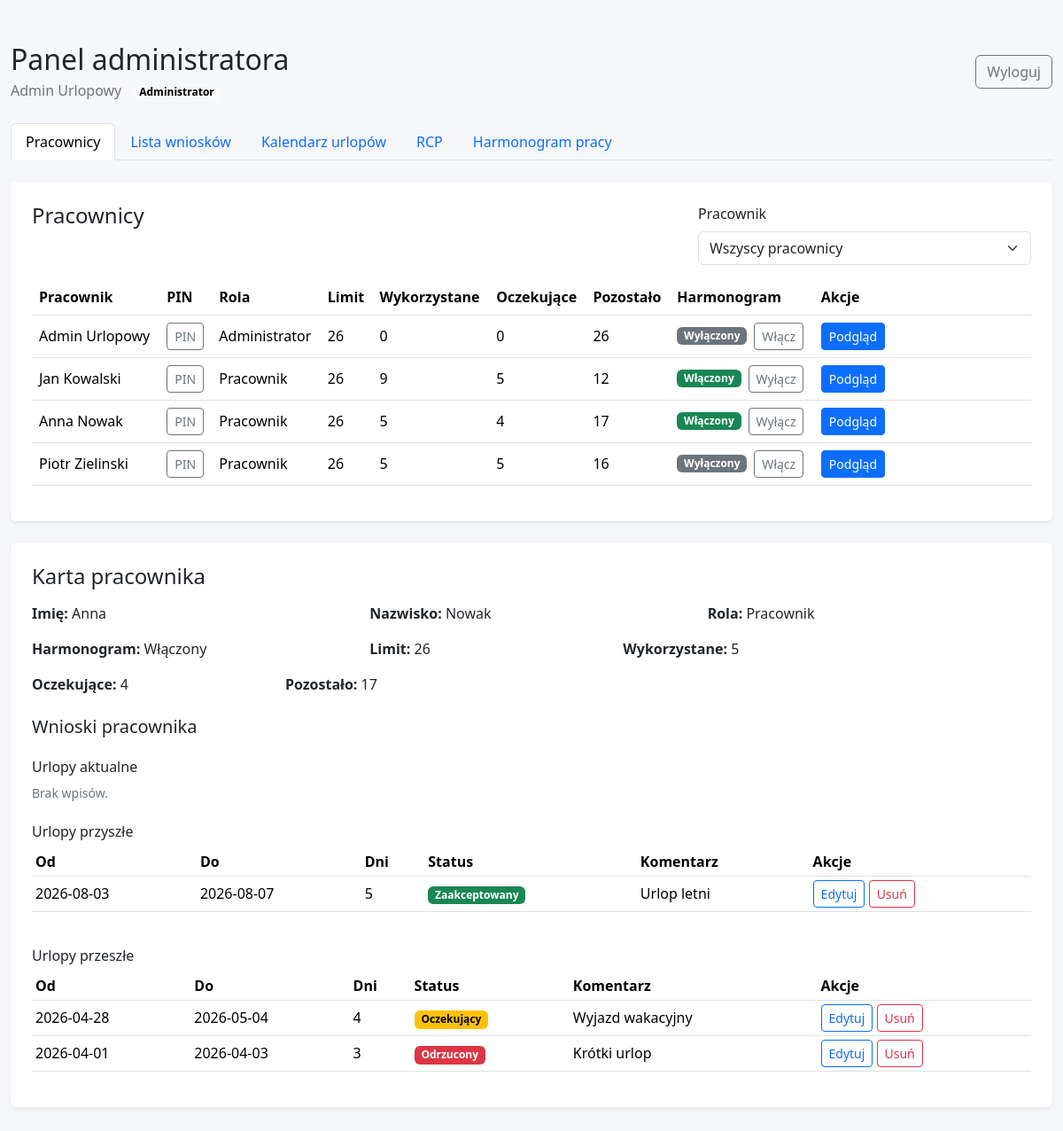
The page /index.php?tab=employees&employee_id=2 (signed in) on the database its author committed.
### tables this page shows
CREATE TABLE employees (
    id INT UNSIGNED AUTO_INCREMENT PRIMARY KEY,
    first_name VARCHAR(100) NOT NULL,
    last_name VARCHAR(100) NOT NULL,
    pin_code VARCHAR(20) NULL,
    pin_hash VARCHAR(255) NOT NULL,
    role ENUM('employee', 'admin') NOT NULL DEFAULT 'employee',
    harmonogram TINYINT(1) NOT NULL DEFAULT 0,
    annual_leave_days INT UNSIGNED NOT NULL DEFAULT 26,
    created_at TIMESTAMP NOT NULL DEFAULT CURRENT_TIMESTAMP,
    INDEX idx_employees_role (role),
    INDEX idx_employees_harmonogram (harmonogram)
);

CREATE TABLE vacation_requests (
    id INT UNSIGNED AUTO_INCREMENT PRIMARY KEY,
    employee_id INT UNSIGNED NOT NULL,
    start_date DATE NOT NULL,
    end_date DATE NOT NULL,
    days INT UNSIGNED NOT NULL,
    comment TEXT NULL,
    status ENUM('oczekujący', 'zaakceptowany', 'odrzucony') NOT NULL DEFAULT 'oczekujący',
    created_at TIMESTAMP NOT NULL DEFAULT CURRENT_TIMESTAMP,
    CONSTRAINT fk_vacation_requests_employee
        FOREIGN KEY (employee_id) REFERENCES employees(id)
        ON DELETE CASCADE,
    INDEX idx_vacation_requests_employee_status (employee_id, status),
    INDEX idx_vacation_requests_dates (start_date, end_date),
    INDEX idx_vacation_requests_created_at (created_at)
);

### index.php (called while the page is built, shortened)
<?php
require __DIR__ . '/app/main.php';
require __DIR__ . '/views/page.php';

### app/functions.php (called while the page is built, shortened)
<?php
function e(?string $value): string
{
    return htmlspecialchars((string) $value, ENT_QUOTES | ENT_SUBSTITUTE, 'UTF-8');
}
function statusLabel(string $status): string
{
    return match ($status) {
        STATUS_APPROVED => 'Zaakceptowany',
        STATUS_REJECTED => 'Odrzucony',
        default => 'Oczekujący',
    };
}
function statusBadgeClass(string $status): string
{
    return match ($status) {
        STATUS_APPROVED => 'text-bg-success',
        STATUS_REJECTED => 'text-bg-danger',
        default => 'text-bg-warning',
    };
}
function fetchCurrentEmployee(PDO $pdo): ?array
{
    $stmt = $pdo->prepare('SELECT * FROM employees WHERE id = :id');
    $stmt->execute(['id' => (int) $_SESSION['employee_id']]);
    $employee = $stmt->fetch();
    return $employee;
}

### app/actions.php (called while the page is built, shortened)
<?php
$employee = fetchCurrentEmployee($pdo);
$isAdmin = $employee && ($_SESSION['employee_role'] ?? '') === 'admin' && $employee['role'] === 'admin';

### app/main.php (called while the page is built, shortened)
<?php
require __DIR__ . '/actions.php';
require __DIR__ . '/data.php';

### app/data.php (called while the page is built, shortened)
<?php
$selectedEmployeeBuckets = ['past' => [], 'current' => [], 'future' => []];
if ($employee && $isAdmin) {
    $employeesStmt = $pdo->prepare(
        "SELECT
            e.*,
            COALESCE(SUM(CASE WHEN vr.status = 'zaakceptowany' THEN vr.days ELSE 0 END), 0) AS used_days,
            COALESCE(SUM(CASE WHEN vr.status = 'oczekujący' THEN vr.days ELSE 0 END), 0) AS pending_days
         FROM employees e
         LEFT JOIN vacation_requests vr ON vr.employee_id = e.id
         GROUP BY e.id, e.first_name, e.last_name, e.pin_code, e.pin_hash, e.role, e.harmonogram, e.annual_leave_days, e.created_at
         ORDER BY e.role DESC, e.last_name, e.first_name"
    );
    $employeesStmt->execute();
    $adminEmployees = $employeesStmt->fetchAll();
    $selectedEmployeeId = filter_input(INPUT_GET, 'employee_id', FILTER_VALIDATE_INT);
    if ($selectedEmployeeId) {
        $selectedStmt = $pdo->prepare(
            "SELECT
                e.*,
                COALESCE(SUM(CASE WHEN vr.status = 'zaakceptowany' THEN vr.days ELSE 0 END), 0) AS used_days,
                COALESCE(SUM(CASE WHEN vr.status = 'oczekujący' THEN vr.days ELSE 0 END), 0) AS pending_days
             FROM employees e
             LEFT JOIN vacation_requests vr ON vr.employee_id = e.id
             WHERE e.id = :id
             GROUP BY e.id, e.first_name, e.last_name, e.pin_code, e.pin_hash, e.role, e.harmonogram, e.annual_leave_days, e.created_at"
        );
        $selectedStmt->execute(['id' => $selectedEmployeeId]);
        $selectedEmployee = $selectedStmt->fetch() ?: null;
        if ($selectedEmployee) {
            $historyStmt = $pdo->prepare(
                'SELECT *
                 FROM vacation_requests
                 WHERE employee_id = :employee_id
                 ORDER BY start_date DESC, id DESC'
            );
            $historyStmt->execute(['employee_id' => $selectedEmployeeId]);
            $selectedEmployeeRequests = $historyStmt->fetchAll();
            foreach ($selectedEmployeeRequests as $request) {
                $selectedEmployeeBuckets[vacationPeriod($request['start_date'], $request['end_date'], $today)][] = $request;
            }
        }
    }
}
$requestedTab = $_GET['tab'] ?? 'employees';
$activeTab = in_array($requestedTab, ['employees', 'requests', 'calendar', 'schedules', 'rcp'], true) ? $requestedTab : 'employees';

### views/admin/panel.php (the view, shortened to what this page needs)
<ul class="nav nav-tabs mb-4" role="tablist">
    <li class="nav-item" role="presentation">
        <a class="nav-link <?= $activeTab === 'employees' ? 'active' : '' ?>" href="index.php?tab=employees">Pracownicy</a>
    </li>
    <li class="nav-item" role="presentation">
        <a class="nav-link <?= $activeTab === 'requests' ? 'active' : '' ?>" href="index.php?tab=requests">Lista wniosków</a>
    </li>
    <li class="nav-item" role="presentation">
        <a class="nav-link <?= $activeTab === 'calendar' ? 'active' : '' ?>" href="index.php?tab=calendar">Kalendarz urlopów</a>
    </li>
    <li class="nav-item" role="presentation">
        <a class="nav-link <?= $activeTab === 'rcp' ? 'active' : '' ?>" href="index.php?tab=rcp">RCP</a>
    </li>
    <li class="nav-item" role="presentation">
        <a class="nav-link <?= $activeTab === 'schedules' ? 'active' : '' ?>" href="index.php?tab=schedules">Harmonogram pracy</a>
    </li>
</ul>
<?php if ($activeTab === 'employees'): ?>
    <div class="card border-0 shadow-sm mb-4">
        <div class="card-body p-4">
            <div class="d-flex flex-column flex-lg-row justify-content-between gap-3 mb-3">
                <h2 class="h4 mb-0">Pracownicy</h2>
                <div class="col-12 col-lg-4">
                    <label for="employeesEmployeeFilter" class="form-label">Pracownik</label>
                    <select class="form-select js-admin-employee-filter" id="employeesEmployeeFilter" data-target-table="employeesTable">
                        <option value="">Wszyscy pracownicy</option>
                    </select>
                </div>
            </div>
            <div class="table-responsive">
                <table class="table align-middle" id="employeesTable">
                    <thead>
                    <tr>
                        <th>Pracownik</th>
                        <th>PIN</th>
                        <th>Rola</th>
                        <th>Limit</th>
                        <th>Wykorzystane</th>
                        <th>Oczekujące</th>
                        <th>Pozostało</th>
                        <th>Harmonogram</th>
                        <th>Akcje</th>
                    </tr>
                    </thead>
                    <tbody>
                    <?php foreach ($adminEmployees as $adminEmployee): ?>
                        <?php
                        $used = (int) $adminEmployee['used_days'];
                        $pending = (int) $adminEmployee['pending_days'];
                        $remaining = max(0, (int) $adminEmployee['annual_leave_days'] - $used - $pending);
                        ?>
                        <tr data-employee-id="<?= (int) $adminEmployee['id'] ?>">
                            <td><?= e($adminEmployee['first_name'] . ' ' . $adminEmployee['last_name']) ?></td>
                            <td>
                                <?php if ($adminEmployee['pin']): ?>
                                    <button type="button"
                                            class="btn btn-sm btn-outline-secondary js-show-pin"
                                            data-pin="<?= e($adminEmployee['pin']) ?>">PIN</button>
                                <?php else: ?>
                                    <span class="text-secondary small">Niedostępny</span>
                                <?php endif; ?>
                            </td>
                            <td><?= $adminEmployee['role'] === 'admin' ? 'Administrator' : 'Pracownik' ?></td>
                            <td><?= (int) $adminEmployee['annual_leave_days'] ?></td>
                            <td><?= $used ?></td>
                            <td><?= $pending ?></td>
                            <td><?= $remaining ?></td>
                            <td>
                                <form method="post" class="d-flex align-items-center gap-2">
                                    <span class="badge <?= (int) $adminEmployee['harmonogram'] === 1 ? 'text-bg-success' : 'text-bg-secondary' ?>">
                                        <?= (int) $adminEmployee['harmonogram'] === 1 ? 'Włączony' : 'Wyłączony' ?>
                                    </span>
                                    <button type="submit" class="btn btn-sm btn-outline-secondary">
                                        <?= (int) $adminEmployee['harmonogram'] === 1 ? 'Wyłącz' : 'Włącz' ?>
                                    </button>
                                </form>
                            </td>
                            <td class="table-actions">
                                <a class="btn btn-sm btn-primary" href="index.php?tab=employees&employee_id=<?= (int) $adminEmployee['id'] ?>#employee-card">Podgląd</a>
                            </td>
                        </tr>
                    <?php endforeach; ?>
                    </tbody>
                </table>
            </div>
        </div>
    </div>
    <?php if ($selectedEmployee): ?>
        <?php
        $selectedUsed = (int) $selectedEmployee['used_days'];
        $selectedPending = (int) $selectedEmployee['pending_days'];
        $selectedRemaining = max(0, (int) $selectedEmployee['annual_leave_days'] - $selectedUsed - $selectedPending);
        ?>
        <div class="card border-0 shadow-sm mb-4" id="employee-card">
            <div class="card-body p-4">
                <h2 class="h4 mb-3">Karta pracownika</h2>
                <div class="row g-3 mb-4">
                    <div class="col-12 col-md-4"><strong>Imię:</strong> <?= e($selectedEmployee['first_name']) ?></div>
                    <div class="col-12 col-md-4"><strong>Nazwisko:</strong> <?= e($selectedEmployee['last_name']) ?></div>
                    <div class="col-12 col-md-4"><strong>Rola:</strong> <?= $selectedEmployee['role'] === 'admin' ? 'Administrator' : 'Pracownik' ?></div>
                    <div class="col-12 col-md-4"><strong>Harmonogram:</strong> <?= (int) $selectedEmployee['harmonogram'] === 1 ? 'Włączony' : 'Wyłączony' ?></div>
                    <div class="col-6 col-md-3"><strong>Limit:</strong> <?= (int) $selectedEmployee['annual_leave_days'] ?></div>
                    <div class="col-6 col-md-3"><strong>Wykorzystane:</strong> <?= $selectedUsed ?></div>
                    <div class="col-6 col-md-3"><strong>Oczekujące:</strong> <?= $selectedPending ?></div>
                    <div class="col-6 col-md-3"><strong>Pozostało:</strong> <?= $selectedRemaining ?></div>
                </div>
                <h3 class="h5 mb-3" id="employee-vacations">Wnioski pracownika</h3>
                <?php if (!$selectedEmployeeRequests): ?>
                    <p class="text-secondary mb-0">Brak wniosków urlopowych.</p>
                <?php else: ?>
                    <?php
                    $bucketLabels = ['current' => 'Urlopy aktualne', 'future' => 'Urlopy przyszłe', 'past' => 'Urlopy przeszłe'];
                    ?>
                    <?php foreach ($bucketLabels as $bucketKey => $bucketLabel): ?>
                        <h4 class="h6 mt-4"><?= e($bucketLabel) ?></h4>
                        <?php if (!$selectedEmployeeBuckets[$bucketKey]): ?>
                            <p class="text-secondary small">Brak wpisów.</p>
                        <?php else: ?>
                            <div class="table-responsive">
                                <table class="table table-sm align-middle">
                                    <thead>
                                    <tr>
                                        <th>Od</th>
                                        <th>Do</th>
                                        <th>Dni</th>
                                        <th>Status</th>
                                        <th>Komentarz</th>
                                        <th>Akcje</th>
                                    </tr>
                                    </thead>
                                    <tbody>
                                    <?php foreach ($selectedEmployeeBuckets[$bucketKey] as $request): ?>
                                        <tr>
                                            <td><?= e($request['start_date']) ?></td>
                                            <td><?= e($request['end_date']) ?></td>
                                            <td><?= (int) $request['days'] ?></td>
                                            <td><span class="badge <?= e(statusBadgeClass($request['status'])) ?>"><?= e(statusLabel($request['status'])) ?></span></td>
                                            <td><?= e($request['comment'] ?: '-') ?></td>
                                            <td>
                                                <button type="button" class="btn btn-sm btn-outline-primary js-edit-vacation"
                                                        data-id="<?= (int) $request['id'] ?>"
                                                        data-start="<?= e($request['start_date']) ?>"
                                                        data-end="<?= e($request['end_date']) ?>"
                                                        data-comment="<?= e($request['comment'] ?: '') ?>"
                                                        data-status="<?= e($request['status']) ?>">Edytuj</button>
                                                <button type="button" class="btn btn-sm btn-outline-danger js-delete-vacation"
                                                        data-id="<?= (int) $request['id'] ?>">Usuń</button>
                                            </td>
                                        </tr>
                                    <?php endforeach; ?>
                                    </tbody>
                                </table>
                            </div>
                        <?php endif; ?>
                    <?php endforeach; ?>
                <?php endif; ?>
            </div>
        </div>
    <?php endif; ?>
<?php endif; ?>

### views/layout/topbar.php (shortened to what this page needs)
<div class="d-flex flex-column flex-md-row align-items-md-center justify-content-between gap-3 mb-4">
    <div>
        <h1 class="h2 mb-1"><?= $isAdmin ? 'Panel administratora' : 'Panel pracownika' ?></h1>
        <div class="text-secondary">
            <?= e($employee['first_name'] . ' ' . $employee['last_name']) ?>
            <span class="badge text-bg-light ms-2"><?= $isAdmin ? 'Administrator' : 'Pracownik' ?></span>
        </div>
    </div>
    <a class="btn btn-outline-secondary" href="index.php?action=logout">Wyloguj</a>
</div>

### views/layout/header.php (style rules this page uses)
body { background: #f5f7fb; }
.table-actions { min-width: 240px; }

### rows shown on the page
employees: first_name+last_name "Admin Urlopowy"
employees: first_name+last_name "Jan Kowalski", role "Pracownik", annual_leave_days "26", used "9", pending "5", remaining "12", harmonogram "Włączony"
employees: first_name+last_name "Anna Nowak", role "Pracownik", annual_leave_days "26", used "5", pending "4", remaining "17", harmonogram "Włączony", first_name "Anna", last_name "Nowak"
employees: first_name+last_name "Piotr Zielinski", role "Pracownik", annual_leave_days "26", used "5", pending "5", remaining "16", harmonogram "Wyłączony"
vacation_requests: start_date "2026-08-03", end_date "2026-08-07", days "5", status "Zaakceptowany", comment "Urlop letni"
vacation_requests: start_date "2026-04-28", end_date "2026-05-04", days "4", status "Oczekujący", comment "Wyjazd wakacyjny"
vacation_requests: start_date "2026-04-01", end_date "2026-04-03", days "3", status "Odrzucony", comment "Krótki urlop"

### other values the page prints
$adminEmployee['first_name'] . ' ' . $adminEmployee['last_name'] "Admin Urlopowy"
$adminEmployee['annual_leave_days'] "26"
$used "0"
$pending "0"
$remaining "26"
$selectedUsed "5"
$selectedPending "4"
$selectedRemaining "17"
$bucketLabel "Urlopy aktualne"
$bucketLabel "Urlopy przyszłe"
$bucketLabel "Urlopy przeszłe"
